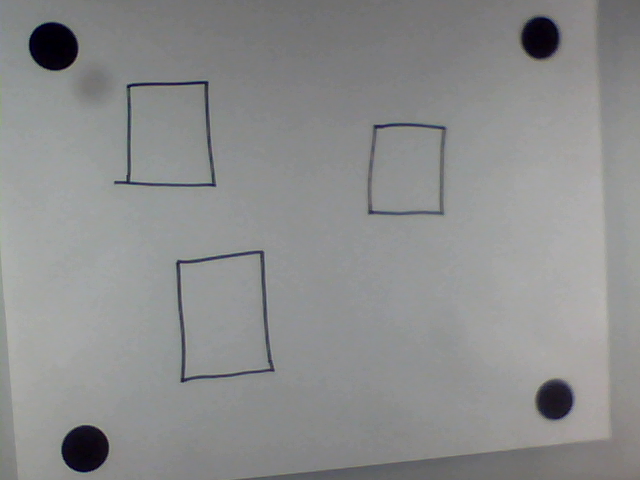
#> input picture test.png, 640 x 480 px
$ python -i contours2.py   (imports and definitions only)
#> lines starting #> are read from the running program, lines starting #| are printed output that depends on the picture; after the words box and inside, x2 and y2 are one past the last pixel; in counts of white or black regions, pixels touching at a corner belong together
#> further down, picture is the input picture: shape (480, 640, 3); mean B, G, R 141.3, 141.2, 140.3
"""
import numpy
import cv2

img = cv2.imread('test1.jpg')
cv2.imshow('Contours', img)

cv2.waitKey(0) & 0xFF
cv2.destroyAllWindows()
"""

#640 480

import numpy as np
import cv2
import cv2.cv as cv
from crop import crop


def getBounds(img):
    # Grayscale and thresholding
    img = cv2.cvtColor(img,cv2.COLOR_BGR2GRAY)
    #img = cv2.GaussianBlur(img, (0, 0), 0.5)
    #ret, thresh = cv2.threshold(img, 120, 255, 1)
    thresh = cv2.adaptiveThreshold(img, 255, cv2.ADAPTIVE_THRESH_GAUSSIAN_C,
                                    cv2.THRESH_BINARY_INV, 11, 3)
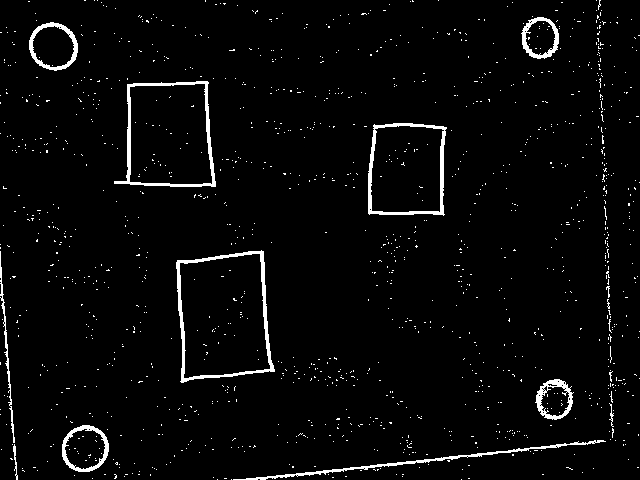
#> thresh: shape (480, 640); 3.2% white; 1284 white regions (1272 under 20 px), largest, box (x1, y1, x2, y2) and area: (176, 250, 275, 383) 1408, (114, 81, 216, 187) 1231, (368, 123, 447, 216) 1090


    kernel = np.ones((5, 5), np.uint8)
    thresh = cv2.dilate(thresh, kernel, iterations=1)
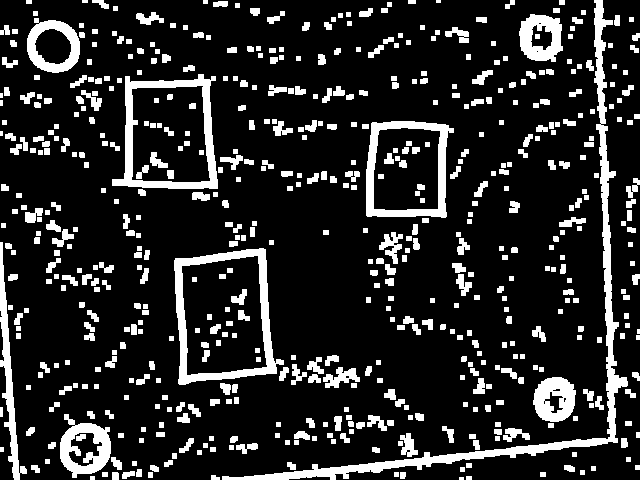
#> thresh: shape (480, 640); 16.1% white; 591 white regions (7 under 20 px), largest, box (x1, y1, x2, y2) and area: (222, 0, 628, 480) 6529, (174, 248, 284, 385) 3261, (112, 74, 218, 189) 2939
    thresh = cv2.erode(thresh, kernel, iterations=1)
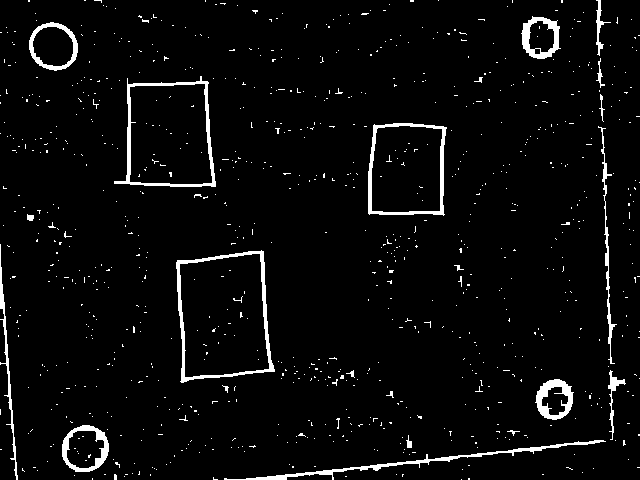
#> thresh: shape (480, 640); 3.9% white; 892 white regions (870 under 20 px), largest, box (x1, y1, x2, y2) and area: (176, 250, 275, 383) 1431, (114, 76, 216, 187) 1266, (224, 440, 606, 480) 1204

    thresh_copy = np.copy(thresh)
    thresh_copy = cv2.cvtColor(thresh_copy, cv2.COLOR_GRAY2BGR)
#> thresh_copy: shape (480, 640, 3); 3.9% white; 892 white regions (870 under 20 px)


    #Calculate contours
    contours, hierarchy = cv2.findContours(thresh,cv2.RETR_EXTERNAL,
                                           cv2.CHAIN_APPROX_SIMPLE)
#> contours = 830 contours, 815 with area under 20; largest, box (x1, y1, x2, y2) and area: (176, 250, 275, 383) 10508, (114, 76, 216, 187) 8538, (368, 123, 447, 216) 6574, (29, 22, 78, 71) 1782, (62, 425, 109, 472) 1683

    #print contours
    contours = filter(lambda c: len(c) > 40, contours)

    return (contours,thresh_copy)


>>> import cv2
>>> picture = cv2.imread('test.png')
>>> result = getBounds(picture)
